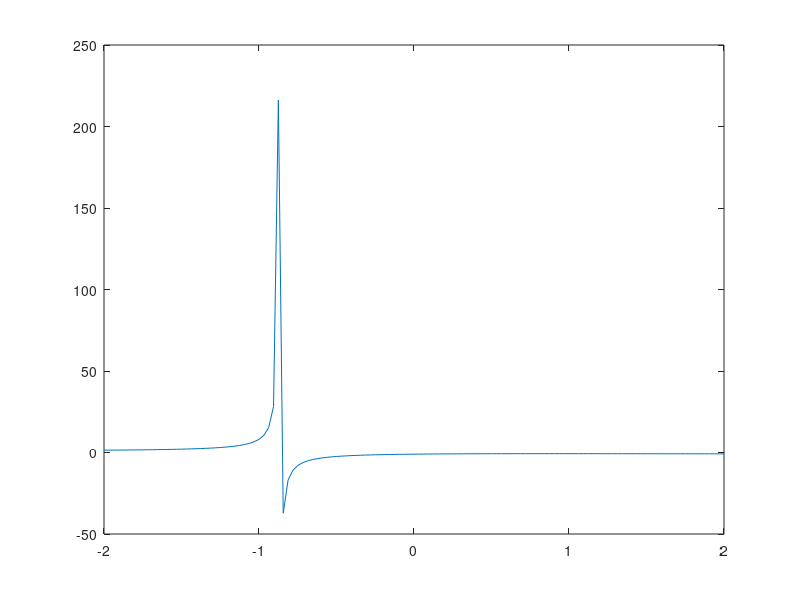

MATLAB code for this plot: (Note: this script raises an error after producing the figure.)
clear all
close all

%---
% animate an exact solution of Burger's equation
%---

c=0.50;

N=2*2*32;
a=-2;
b= 2;
Dx=(b-a)/N;
U=1.0;
Dt=c*Dx/U;

for i=1:N+1
 x(i) = a+(i-1)*Dx;
 f(i) = exp(-x(i)*x(i));
 f(i) = - cosh(x(i))/( sinh(x(i))+ 1);
end

fnew=f;
t=0.0;

for step=1:30000
t=t+Dt

for i=2:N
 fnew(i) = - cosh(x(i))/( sinh(x(i))+exp(-t));
end

f(2:N)=fnew(2:N);

if(step==1)
  Handle1 = plot(x,f,'-');
  set(Handle1, 'erasemode', 'xor');
  set(gca,'fontsize',15)
  axis([a b -10.0 10.0])
  xlabel('x','fontsize',15)
  ylabel('f','fontsize',15)
else
  set(Handle1,'XData',x,'YData',f);
  pause(0.1)
  drawnow
end

end
